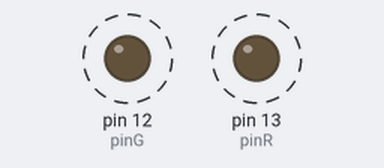
This program was run on a simulated Arduino Uno, built with avr-gcc and run on an emulated ATmega328P. Shown: output pins drawn as LEDs (lit = HIGH). Dashed ring = blinking.

Above: at 0.05 s.
Timing chart, 0 to 3.0 s (numbered marks = the images above):
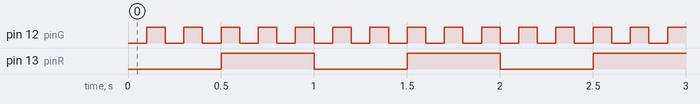

The program:

main.cpp
```cpp
#include <Arduino.h>

int pinG = 12;
int pinR = 13;

long intervalG = 100;
long intervalR = 500;

long timeG = 0;
long timeR = 0;

bool logicG = LOW;
bool logicR = LOW;

void setup() {
  // put your setup code here, to run once:
  pinMode(pinG,OUTPUT);
  pinMode(pinR,OUTPUT);
}

void loop() {
  // put your main code here, to run repeatedly:
  long currentTime = millis();

  if (currentTime - timeG >= intervalG){
    timeG = currentTime;
    logicG = !logicG;
    digitalWrite(pinG, logicG);
  }

  if (currentTime - timeR >= intervalR){
    timeR = currentTime;
    logicR = !logicR;
    digitalWrite(pinR, logicR);
  }
}
```

Measured:
- by itself, pin 12 (pinG): alternates HIGH for 0.10 s and LOW for 0.10 s
- by itself, pin 13 (pinR): alternates HIGH for 0.50 s and LOW for 0.50 s
